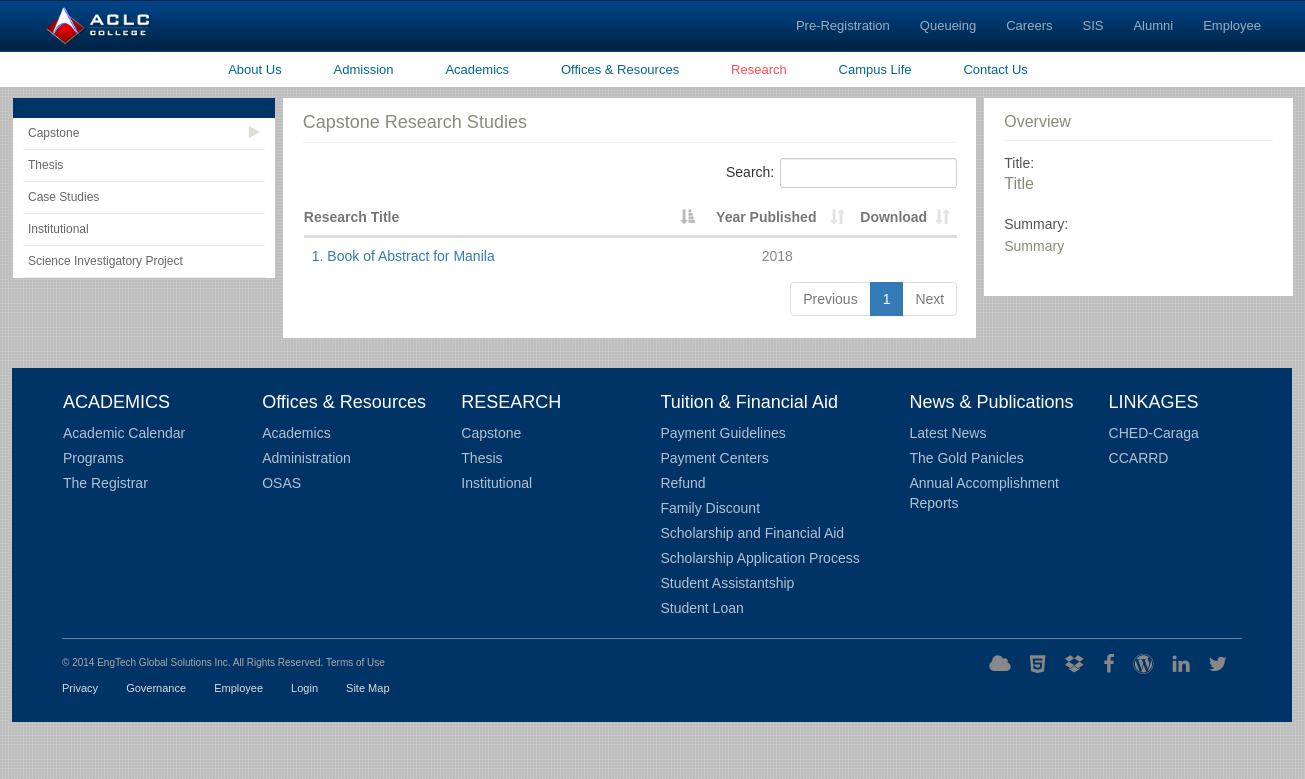
Screenshot of /index.php/public/research with the database file from the repository.
### tables this page shows
CREATE TABLE `capstone` (
  `caps_id` int(11) NOT NULL,
  `title` varchar(225) DEFAULT NULL,
  `summary` text,
  `date_published` varchar(40) DEFAULT NULL,
  `date_posted` date DEFAULT NULL,
  `ac_id` int(11) DEFAULT NULL,
  `img_path` varchar(255) DEFAULT NULL
);

### application/controllers/public/research.php (called while the page is built, shortened)
<?php
class Research extends CI_Controller {
    public function index() {
   		$data['research'] = $this->research_capstone();
        $this->load->view('public/research_capstone',$data);
    }
    public function research_capstone(){
		$this->load->model('caps');
		$caps = new Caps;
		$getSD = $caps->get();
		return $getSD;
    }
}

### index.php (called while the page is built, shortened)
<?php
require_once BASEPATH.'core/CodeIgniter.php';

### application/core/MY_Model.php (called while the page is built, shortened)
<?php
	class MY_Model extends CI_Model{
		public function instatiate($qry_result){
			$toret = array();
			foreach ($qry_result as $row) {
				$model = new $class;
				$model->populate($row);
				$toret[$row->{$this::DB_TABLE_PK}] = $model;
			}
			return $toret;
		}
		public function get($limit = 0, $offset = 0){
			$this->db->select('*');
			$this->db->from($this::DB_TABLE);
			$qry = $this->db->get();
			$toret = $this->instatiate($qry->result());
			return $toret;
		}
	}

### application/views/public/research_capstone.php (the view, shortened to what this page needs)
<!DOCTYPE html>
<html lang="en">
<head>
  <link rel="stylesheet" href="<?= base_url()?>plugins/css/bootstrap.min.css">
  <link rel="stylesheet" href="<?= base_url()?>plugins/css/fontawesome/css/font-awesome.min.css">
  <link rel="stylesheet" href="<?= base_url()?>plugins/css/styles.css">
  <link rel="stylesheet" href="<?= base_url()?>plugins/plugins/owl_carousel/docs/assets/owlcarousel/assets/owl.carousel.min.css">
  <link rel="stylesheet" href="<?= base_url()?>plugins/plugins/owl_carousel/docs/assets/owlcarousel/assets/owl.theme.default.min.css">
  <link rel="stylesheet" href="<?= base_url() ?>plugins/plugins/DataTables/datatables.css">
</head>
<body>
	<nav class="navbar box-edge no-margin">
	  <div class="container-fluid">
	  		<div class="navbar-header">
		      <a class="navbar-brand" href="<?= base_url()?>""><img src="<?= base_url()?>plugins/images/logo.png" alt=""></a>
		    </div>
		    <div class="collapse navbar-collapse" id="myNavbar">
		      <ul class="nav navbar-nav navbar-right pr-20">
		        <li><a href="#" class="c-white f-12">Pre-Registration</a></li>
		        <li><a href="#" class="c-white f-12">Queueing</a></li>
		        <li><a href="#" class="c-white f-12">Careers</a></li>
		        <li><a href="#" class="c-white f-12">SIS</a></li>
		        <li><a href="#" class="c-white f-12">Alumni</a></li>
		        <li><a href="#" class="c-white f-12">Employee</a></li>
		      </ul>
		    </div>
	  </div>
	</nav>
	<nav class="main-nav hidden-xs mb-10">
		<div class="container">
			<ul class="center-text inline-block">
				<li ><a href="<?= base_url()?>index.php/public/about_us">About Us</a></li>
				<li ><a href="<?= base_url()?>index.php/public/admission">Admission</a></li>
				<li><a href="<?= base_url()?>index.php/public/academic">Academics</a></li>
				<li ><a href="<?= base_url()?>index.php/public/office_resource">Offices &amp; Resources</a></li>
				<li class="active"><a href="<?= base_url()?>index.php/public/research">Research</a></li>
				<li><a href="<?= base_url()?>index.php/public/campus_life">Campus Life</a></li>
				<li><a href="<?= base_url()?>index.php/public/contact_us">Contact Us</a></li>
			</ul>
		</div>
	</nav>
	<div class="main-content">
		<div class="container">
			<div class="admission-main mb-30">
				<div class="row" style="padding-bottom: 30px;">
					<div class="col-md-5 pr-0">
						<div class="admission-leftpane bg-white">
							<div class="head-blue ptb-10 bg-blue"></div>
							<ul>
								<li class="active"><a href="">Capstone</a><i class="fa fa-play"></i></li>
								<li><a href="<?= base_url()?>index.php/public/thesis">Thesis</a><i class="fa fa-play"></i></li>
								<li><a href="<?= base_url()?>index.php/public/research_case_study">Case Studies</a><i class="fa fa-play"></i></li>
								<li><a href="<?= base_url()?>index.php/public/research_institutional">Institutional</a><i class="fa fa-play"></i></li>
								<li><a href="<?= base_url()?>index.php/public/research/science_investigatory">Science Investigatory Project</a><i class="fa fa-play"></i></li>
							</ul>
						</div>
					</div>
					<div class="col-md-13 pr-0">
						<div class="activity-sched bg-white ptb-15">
							<h3 class="normal c-gray f-18 mb-15 bb pb-10">Capstone Research Studies</h3>
							<table class="research-table table" id="research-table">
								<thead>
									<th class="col-xs-18" style="padding-left: 0">Research Title</th>
									<th class="col-xs-6" style="text-align: center">Year Published</th>
									<th class="col-xs-6" style="text-align: center">Download</th>
								</thead>
								<tbody>
									<?php foreach($research as $key => $value):?>
										<tr>
											<td><a href="#" class="view-research" attr='<?= $value->caps_id ?>' style="text-decoration: none;"><?= $value->caps_id.". ". $value->title ?></a></td>
											<td style="text-align: center"><center><?= date("Y",strtotime($value->date_published))?></center></td>
											<td style="text-align: center"><center><a href="<?= base_url('plugins/images/research/capstone/'.$value->img_path)?>" target="_blank" download><?= $value->img_path !='' ? 'Download pdf':''?></a></center></td>
										</tr>
									<?php endforeach; ?>
								</tbody>
							</table>
						</div>
					</div>
					<div class="col-md-6">
						<div class="ptb-15 bg-white">
							<h3 class="normal c-gray f-16 mb-15 bb pb-10">Overview</h3>
							<div class="mb-25">
								<h5 class="f-14 c-dgray mb-3">Title: </h5>
								<h4 class="f-16 c-gray normal" id="title">Title</h4>
							</div>
							<div class="mb-25">
								<h5 class="f-14 c-dgray mb-3">Summary: </h5>
								<div id="summary" class="c-gray normal">Summary</div>
							</div>
						</div>
					</div>
			</div>
			<footer>
				<div class="links bbw pb-15 mb-15">
					<div class="row">
						<div class="col-md-4">
							<h4>ACADEMICS</h4>
							<ul>
								<li><a href="">Academic Calendar</a></li>
								<li><a href="">Programs</a></li>
								<li><a href="">The Registrar</a></li>
							</ul>
						</div>
						<div class="col-md-4">
							<h4>Offices & Resources</h4>
							<ul>
								<li><a href="">Academics</a></li>
								<li><a href="">Administration</a></li>
								<li><a href="">OSAS</a></li>
							</ul>
						</div>
						<div class="col-md-4">
							<h4>RESEARCH</h4>
							<ul>
								<li><a href="">Capstone</a></li>
								<li><a href="">Thesis</a></li>
								<li><a href="">Institutional</a></li>
							</ul>
						</div>
						<div class="col-md-5">
							<h4>Tuition & Financial Aid</h4>
							<ul>
								<li><a href="">Payment Guidelines</a></li>
								<li><a href="">Payment Centers</a></li>
								<li><a href="">Refund</a></li>
								<li><a href="">Family Discount</a></li>
								<li><a href="">Scholarship and Financial Aid</a></li>
								<li><a href="">Scholarship Application Process</a></li>
								<li><a href="">Student Assistantship</a></li>
								<li><a href="">Student Loan</a></li>
							</ul>
						</div>
						<div class="col-md-4">
							<h4>News & Publications</h4>
							<ul>
								<li><a href="">Latest News</a></li>
								<li><a href="">The Gold Panicles</a></li>
								<li><a href="">Annual Accomplishment Reports</a></li>
							</ul>
						</div>
						<div class="col-md-3">
							<h4>LINKAGES</h4>
							<ul>
								<li><a href="">CHED-Caraga</a></li>
								<li><a href="">CCARRD</a></li>
							</ul>
						</div>
					</div>
				</div>
				<div class="footer oh">
					<div class="pull-left left">
						<p class='f-10 c-lgray mb-10'>© 2014 EngTech Global Solutions Inc. All Rights Reserved. Terms of Use</p>
						<ul class="inline-block f-11">
							<li><a href="">Privacy</a></li>
							<li><a href="">Governance</a></li>
							<li><a href="">Employee</a></li>
							<li><a href="">Login</a></li>
							<li><a href="">Site Map</a></li>
						</ul>
					</div>
					<div class="pull-right right">
						<ul class="inline-block">
							<li><a href="" class="fa fa-cloud"></a></li>
							<li><a href="" class="fa fa-html5"></a></li>
							<li><a href="" class="fa fa-dropbox"></a></li>
							<li><a href="" class="fa fa-facebook-f"></a></li>
							<li><a href="" class="fa fa-wordpress"></a></li>
							<li><a href="" class="fa fa-linkedin"></a></li>
							<li><a href="" class="fa fa-twitter"></a></li>
						</ul>
					</div>
				</div>
			</footer>
		</div>
	</div>
</body>
</html>

### rows the page displays
capstone: caps_id "1", title "Book of Abstract for Manila", date_published "2018"
